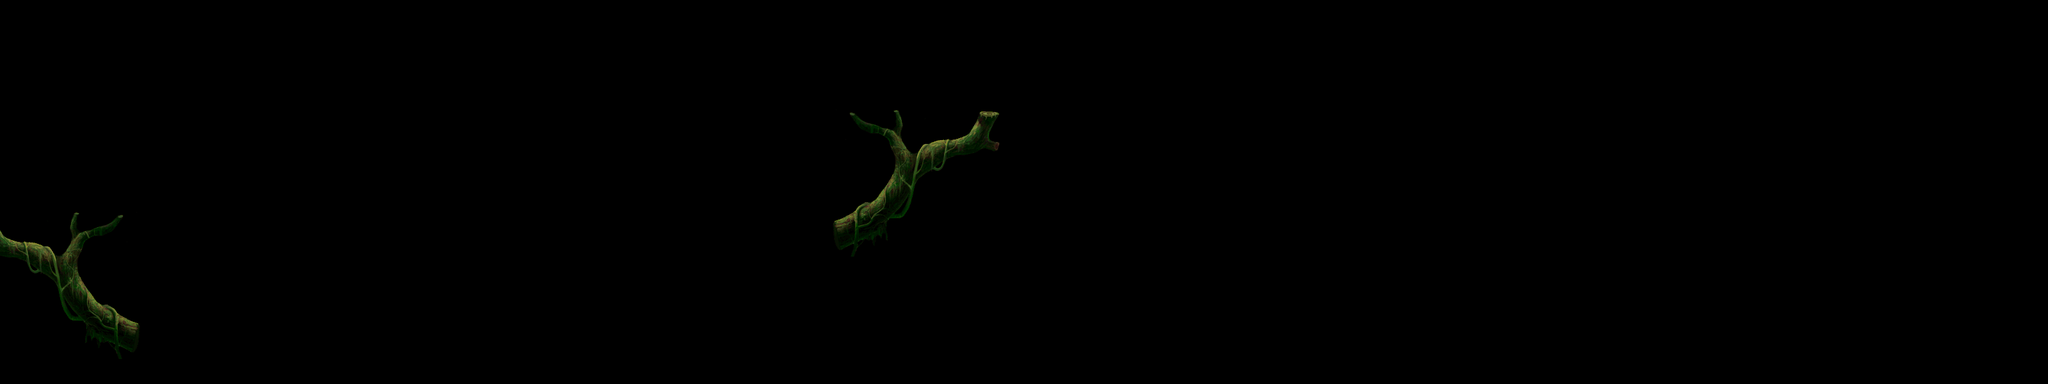

A level layout from a 2D game, rendered from its tile map. Below: a short description, then the map file with tile-grid data replaced by summaries:
An orthogonal 80x15 tile map with 40x40 px tiles, 2 tile layers (land1, land2).

<map version="1.0" orientation="orthogonal" width="80" height="15" tilewidth="40" tileheight="40">
 <tileset firstgid="1" name="c-jinjing" tilewidth="40" tileheight="40">
  <image source="c-jinjing.png" width="1775" height="506" />
 </tileset>
 <layer name="land1" width="80" height="15">
  <data>[1200 cells, 56 non-empty, 56 distinct tile ids]</data>
 </layer>
 <layer name="land2" width="80" height="15">
  <data>[1200 cells, 64 non-empty, 64 distinct tile ids]</data>
 </layer>
</map>
